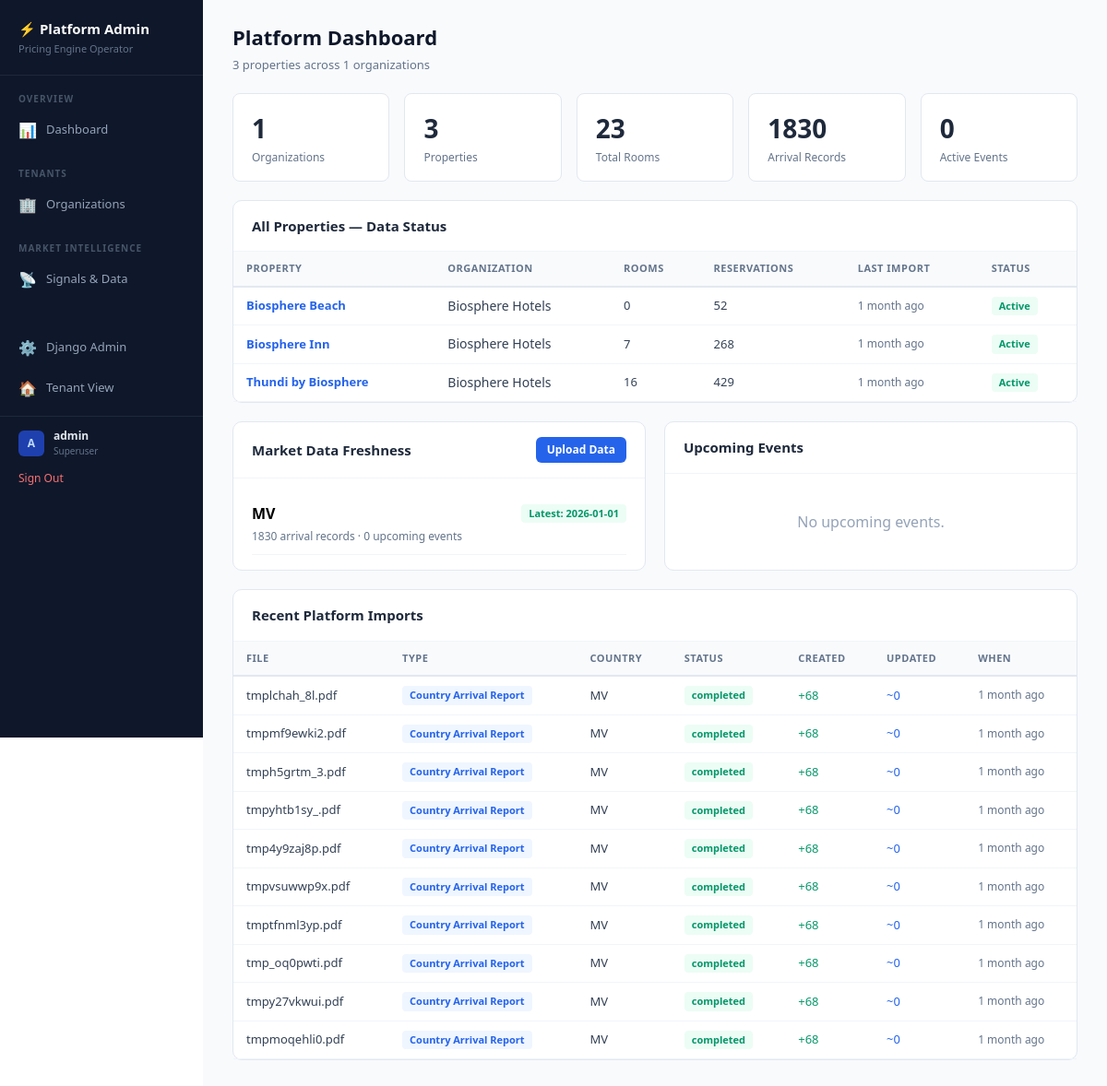
The page /platform/ (signed in) on the database as committed earlier.
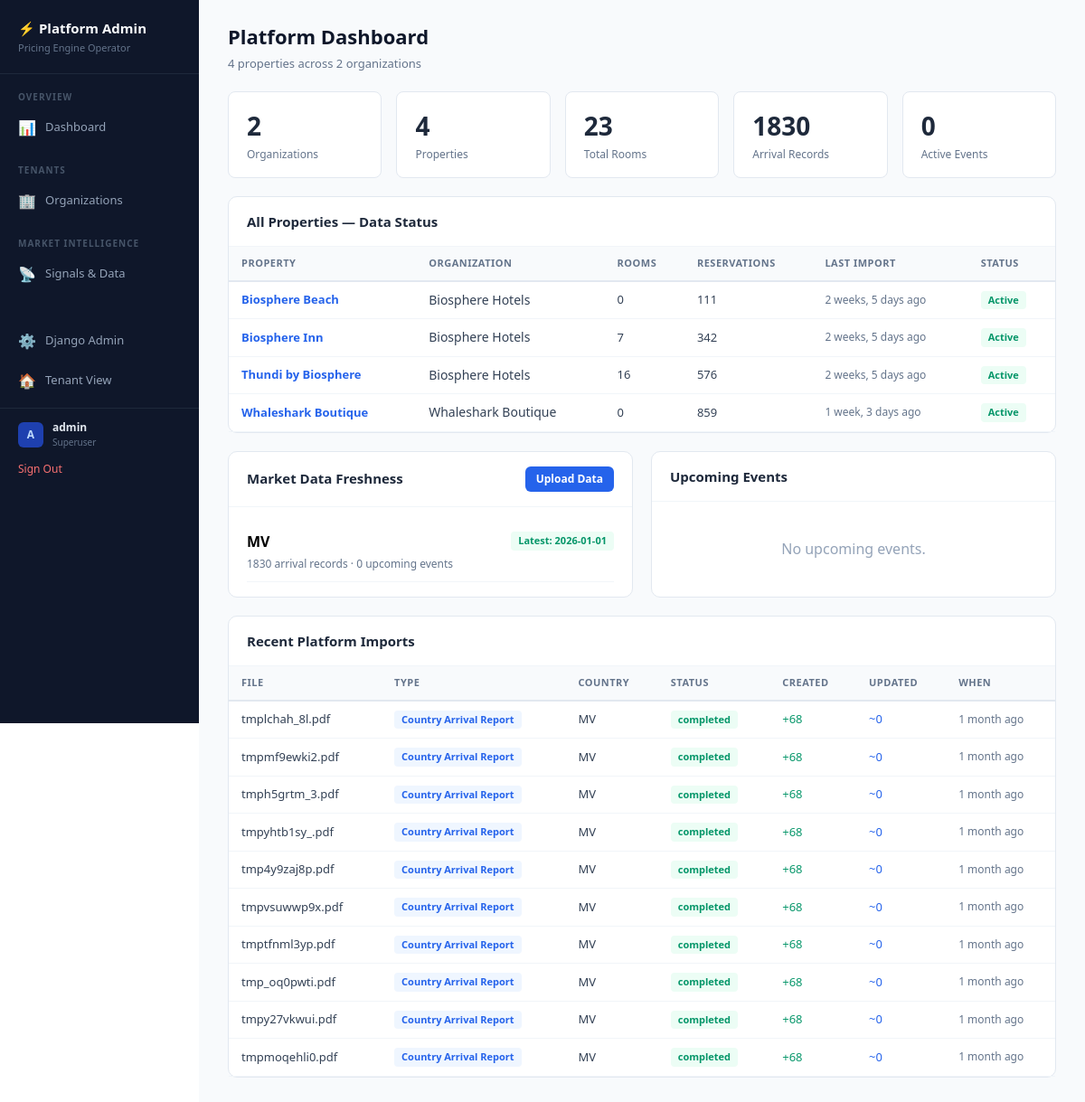
The same page on the database as committed later.
### pricing/models/core.py (models this page shows, shortened)
class Property(models.Model):
    organization = models.ForeignKey(
        Organization,
        on_delete=models.PROTECT,
        related_name='properties',
        help_text="Parent organization"
    )
    name = models.CharField(
        max_length=200,
        default="My Hotel",
        help_text="Property name"
    )
    code = models.SlugField(
        max_length=50,
        help_text="URL-friendly code (e.g., 'biosphere-inn')"
    )
    reference_base_rate = models.DecimalField(
        max_digits=10,
        decimal_places=2,
        default=Decimal('100.00'),
        help_text="Reference rate for room index calculations (e.g., Standard Room rate)"
    )
    currency_symbol = models.CharField(
        max_length=5,
        default='$',
        help_text="Currency symbol to display"
    )
    location = models.CharField(
        max_length=255,
        blank=True,
        help_text="e.g., Maldives, Kaafu Atoll"
    )
    country_code = models.CharField(
        max_length=2,
        default='MV',
        db_index=True,
        help_text="ISO 3166-1 alpha-2 country code (e.g., 'MV' for Maldives)"
    )
    total_rooms = models.PositiveIntegerField(
        default=0,
        help_text="Total number of rooms (auto-calculated from room types)"
    )
    service_charge_percent = models.DecimalField(
        max_digits=5,
        decimal_places=2,
        default=Decimal('10.00'),
        validators=[MinValueValidator(0), MaxValueValidator(100)],
        help_text="Service charge percentage (e.g., 10.00 for 10%)"
    )
    tax_percent = models.DecimalField(
        max_digits=5,
        decimal_places=2,
        default=Decimal('16.00'),
        validators=[MinValueValidator(0), MaxValueValidator(100)],
        help_text="Tax percentage (e.g., 16.00 for 16% GST)"
    )
    tax_on_service_charge = models.BooleanField(
        default=True,
        help_text="Whether tax is calculated on subtotal + service charge (True) or just subtotal (False)"
    )
    min_rate_warning = models.DecimalField(
        max_digits=10,
        decimal_places=2,
        null=True,
        blank=True,
        help_text="Warn if any rate falls below this amount"
    )
    max_discount_warning = models.DecimalField(
        max_digits=5,
        decimal_places=2,
        null=True,
        blank=True,
        default=Decimal('40.00'),
        help_text="Warn if total discount percentage exceeds this value"
    )
    is_active = models.BooleanField(
        default=True,
        help_text="Whether this property is active"
    )
    created_at = models.DateTimeField(auto_now_add=True)
    updated_at = models.DateTimeField(auto_now=True)
    class Meta:
        ordering = ['organization', 'name']
        unique_together = ['organization', 'code']
        verbose_name = "Property"
        verbose_name_plural = "Properties"

class Organization(models.Model):
    name = models.CharField(
        max_length=200,
        help_text="Organization name (e.g., 'Atoll Resorts Group')"
    )
    code = models.SlugField(
        max_length=50,
        unique=True,
        help_text="URL-friendly code (e.g., 'atoll-resorts')"
    )
    default_currency = models.CharField(
        max_length=3,
        default='USD',
        help_text="Default currency code (e.g., USD, EUR)"
    )
    currency_symbol = models.CharField(
        max_length=5,
        default='$',
        help_text="Currency symbol for display"
    )
    is_active = models.BooleanField(
        default=True,
        help_text="Whether this organization is active"
    )
    created_at = models.DateTimeField(auto_now_add=True)
    updated_at = models.DateTimeField(auto_now=True)
    class Meta:
        ordering = ['name']
        verbose_name = "Organization"
        verbose_name_plural = "Organizations"

### pricing/models/analytics.py (models this page shows, shortened)
class FileImport(models.Model):
    STATUS_CHOICES = [
        ('pending', 'Pending'),
        ('processing', 'Processing'),
        ('completed', 'Completed'),
        ('completed_with_errors', 'Completed with Errors'),
        ('failed', 'Failed'),
    ]
    hotel = models.ForeignKey(
        Property,
        on_delete=models.CASCADE,
        related_name='file_imports',
        null=True,
        blank=True,
        help_text="Property this import belongs to"
    )
    template = models.ForeignKey(
        ImportTemplate,
        on_delete=models.SET_NULL,
        null=True,
        blank=True,
        related_name='file_imports',
        help_text="Import template used for column mapping"
    )
    filename = models.CharField(max_length=255)
    file_hash = models.CharField(max_length=64, blank=True, db_index=True)
    import_type = models.CharField(max_length=30, default='reservation')
    status = models.CharField(max_length=30, choices=STATUS_CHOICES, default='pending', db_index=True)
    rows_total = models.PositiveIntegerField(default=0)
    rows_processed = models.PositiveIntegerField(default=0)
    rows_created = models.PositiveIntegerField(default=0)
    rows_updated = models.PositiveIntegerField(default=0)
    rows_skipped = models.PositiveIntegerField(default=0)
    errors = models.JSONField(default=list, blank=True)
    column_map_used = models.JSONField(default=dict, blank=True)
    date_range_start = models.DateField(null=True, blank=True)
    date_range_end = models.DateField(null=True, blank=True)
    started_at = models.DateTimeField(null=True, blank=True)
    completed_at = models.DateTimeField(null=True, blank=True)
    imported_by = models.CharField(max_length=100, blank=True)
    notes = models.TextField(blank=True)
    created_at = models.DateTimeField(auto_now_add=True)
    updated_at = models.DateTimeField(auto_now=True)
    class Meta:
        ordering = ['-created_at']
        verbose_name = "File Import"
        verbose_name_plural = "File Imports"

### platform_data/models.py (models this page shows, shortened)
class PlatformFileImport(models.Model):
    IMPORT_TYPE_CHOICES = [
        ('arrival_report', 'Country Arrival Report'),
        ('event', 'Market Events'),
        ('economic', 'Economic Indicators'),
        ('benchmark', 'Industry Benchmarks'),
    ]
    STATUS_CHOICES = [
        ('pending', 'Pending'),
        ('processing', 'Processing'),
        ('completed', 'Completed'),
        ('completed_with_errors', 'Completed with Errors'),
        ('failed', 'Failed'),
    ]
    filename = models.CharField(max_length=255)
    import_type = models.CharField(max_length=30, choices=IMPORT_TYPE_CHOICES)
    country_code = models.CharField(max_length=2, blank=True, default='MV')
    status = models.CharField(max_length=30, choices=STATUS_CHOICES, default='pending')
    template = models.ForeignKey(
        'PlatformImportTemplate', on_delete=models.SET_NULL,
        null=True, blank=True, related_name='file_imports'
    )
    rows_total = models.PositiveIntegerField(default=0)
    rows_processed = models.PositiveIntegerField(default=0)
    rows_created = models.PositiveIntegerField(default=0)
    rows_updated = models.PositiveIntegerField(default=0)
    rows_skipped = models.PositiveIntegerField(default=0)
    errors = models.JSONField(default=list, blank=True)
    column_map_used = models.JSONField(default=dict, blank=True)
    uploaded_by = models.ForeignKey(
        settings.AUTH_USER_MODEL, on_delete=models.SET_NULL,
        null=True, blank=True
    )
    started_at = models.DateTimeField(null=True, blank=True)
    completed_at = models.DateTimeField(null=True, blank=True)
    notes = models.TextField(blank=True)
    created_at = models.DateTimeField(auto_now_add=True)
    updated_at = models.DateTimeField(auto_now=True)
    class Meta:
        ordering = ['-created_at']
        verbose_name = "Platform File Import"

### platform_data/views.py (the view)
# urls.py: path('', views.PlatformDashboardView.as_view(), name='dashboard'),
class PlatformDashboardView(SuperuserRequiredMixin, TemplateView):
    template_name = 'platform_data/dashboard.html'
    def get_context_data(self, **kwargs):
        context = super().get_context_data(**kwargs)
        from pricing.models import Organization, Property
        from pricing.models.analytics import FileImport, Reservation
        from .models import MarketArrivalData, MarketEvent, PlatformFileImport
        orgs = Organization.objects.filter(is_active=True).prefetch_related('properties')
        org_data = []
        for org in orgs:
            props = org.properties.filter(is_active=True)
            org_data.append({
                'org': org,
                'properties': props,
                'property_count': props.count(),
                'total_rooms': sum(p.total_rooms for p in props),
            })
        context['organizations'] = org_data
        context['total_organizations'] = len(org_data)
        context['total_properties'] = Property.objects.filter(is_active=True).count()
        context['total_rooms'] = Property.objects.filter(is_active=True).aggregate(
            total=Sum('total_rooms'))['total'] or 0
        properties = Property.objects.filter(is_active=True).select_related('organization')
        prop_status = []
        for prop in properties:
            last_import = FileImport.objects.filter(
                hotel=prop, status__in=['completed', 'completed_with_errors']
            ).order_by('-created_at').first()
            reservation_count = Reservation.objects.filter(hotel=prop).count()
            prop_status.append({
                'property': prop,
                'org_name': prop.organization.name,
                'reservation_count': reservation_count,
                'last_import': last_import,
                'last_import_date': last_import.created_at if last_import else None,
                'country_code': prop.country_code,
            })
        context['property_status'] = prop_status
        countries = set(p.country_code for p in properties)
        from .services import MarketSignalService
        freshness = {}
        for cc in countries:
            freshness[cc] = MarketSignalService.get_data_freshness(cc)
        context['data_freshness'] = freshness
        context['recent_platform_imports'] = PlatformFileImport.objects.order_by('-created_at')[:10]
        context['upcoming_events'] = MarketEvent.objects.filter(
            is_active=True, end_date__gte=date.today()
        ).order_by('start_date')[:10]
        context['total_arrival_records'] = MarketArrivalData.objects.count()
        context['total_events'] = MarketEvent.objects.filter(is_active=True).count()
        return context

### platform_data/views.py (called while the page is built)
    def test_func(self):
        return self.request.user.is_authenticated and self.request.user.is_superuser

### platform_data/templates/platform_data/dashboard.html (shortened to what the changed rows need)
{% extends "platform_data/base.html" %}
{% block page_title %}Platform Dashboard{% endblock %}
{% block page_subtitle %}{{ total_properties }} properties across {{ total_organizations }} organizations{% endblock %}
{% block content %}
<div class="stat-row">
    <div class="stat-box"><div class="value">{{ total_organizations }}</div><div class="label">Organizations</div></div>
    <div class="stat-box"><div class="value">{{ total_properties }}</div><div class="label">Properties</div></div>
</div>
<div class="platform-card">
    <div class="platform-card-body">
        {% if property_status %}
        <table class="data-table">
            <thead><tr><th>Property</th><th>Organization</th><th>Rooms</th><th>Reservations</th><th>Last Import</th><th>Status</th></tr></thead>
            <tbody>
            {% for ps in property_status %}
            <tr>
                <td style="font-weight:600;">
                    <a href="/org/{{ ps.property.organization.code }}/{{ ps.property.code }}/rates/" style="color:#2563eb; text-decoration:none;">{{ ps.property.name }}</a>
                </td>
                <td class="text-sm">{{ ps.org_name }}</td>
                <td>{{ ps.property.total_rooms }}</td>
                <td>{{ ps.reservation_count|default:"0" }}</td>
                <td style="font-size:12px; color:#64748b;">
                    {% if ps.last_import_date %}{{ ps.last_import_date|timesince }} ago{% else %}Never{% endif %}
                </td>
                <td>
                    {% if ps.reservation_count > 0 and ps.last_import_date %}
                        <span class="badge badge-green">Active</span>
                    {% elif ps.reservation_count > 0 %}
                        <span class="badge badge-yellow">Stale</span>
                    {% else %}
                        <span class="badge badge-red">No Data</span>
                    {% endif %}
                </td>
            </tr>
            {% endfor %}
            </tbody>
        </table>
        {% else %}
        <div class="empty-state"><p>No properties found.</p></div>
        {% endif %}
    </div>
</div>
<div style="display:grid; grid-template-columns:1fr 1fr; gap:20px;">
    <div class="platform-card">
        <div class="platform-card-body-padded">
            {% for cc, fresh in data_freshness.items %}
            <div style="padding:10px 0; border-bottom:1px solid #f1f5f9;">
                <div style="display:flex; justify-content:space-between; align-items:center;">
                    <span style="font-weight:700;">{{ cc }}</span>
                    {% if fresh.latest_arrival_period %}
                        <span class="badge badge-green">Latest: {{ fresh.latest_arrival_period }}</span>
                    {% else %}
                        <span class="badge badge-red">No data</span>
                    {% endif %}
                </div>
                <div style="font-size:12px; color:#64748b; margin-top:4px;">
                    {{ fresh.total_arrival_records }} arrival records · {{ fresh.upcoming_events }} upcoming events
                </div>
            </div>
            {% empty %}
            <div class="empty-state"><p>No market data yet.</p></div>
            {% endfor %}
        </div>
    </div>
</div>
<div class="platform-card">
    <div class="platform-card-body">
        {% if recent_platform_imports %}
        <table class="data-table">
            <thead><tr><th>File</th><th>Type</th><th>Country</th><th>Status</th><th>Created</th><th>Updated</th><th>When</th></tr></thead>
            <tbody>
            {% for imp in recent_platform_imports %}
            <tr>
                <td style="font-weight:500;">{{ imp.filename }}</td>
                <td><span class="badge badge-blue">{{ imp.get_import_type_display }}</span></td>
                <td>{{ imp.country_code }}</td>
                <td><span class="badge {% if imp.status == 'completed' %}badge-green{% elif imp.status == 'failed' %}badge-red{% else %}badge-yellow{% endif %}">{{ imp.status }}</span></td>
                <td style="color:#059669;">+{{ imp.rows_created }}</td>
                <td style="color:#2563eb;">~{{ imp.rows_updated }}</td>
                <td style="font-size:12px; color:#64748b;">{{ imp.created_at|timesince }} ago</td>
            </tr>
            {% endfor %}
            </tbody>
        </table>
        {% else %}
        <div class="empty-state"><p>No platform imports yet. <a href="{% url 'platform:signals' %}" style="color:#2563eb;">Upload market data</a></p></div>
        {% endif %}
    </div>
</div>
{% endblock %}

Rows that differ between the two databases and show on the page:
computed for Property "Biosphere Beach": reservation_count "52" → "111"; last_import_date "1 month" → "2 weeks, 5 days"
computed for Property "Biosphere Inn": reservation_count "268" → "342"; last_import_date "1 month" → "2 weeks, 5 days"
computed for Property "Thundi by Biosphere": reservation_count "429" → "576"; last_import_date "1 month" → "2 weeks, 5 days"
added Property: property.name "Whaleshark Boutique", org_name "Whaleshark Boutique", property.total_rooms "0", reservation_count "859", last_import_date "1 week, 3 days"
Other text that changed with them:
{{ total_properties }}: "3" → "4"
{{ total_organizations }}: "1" → "2"
